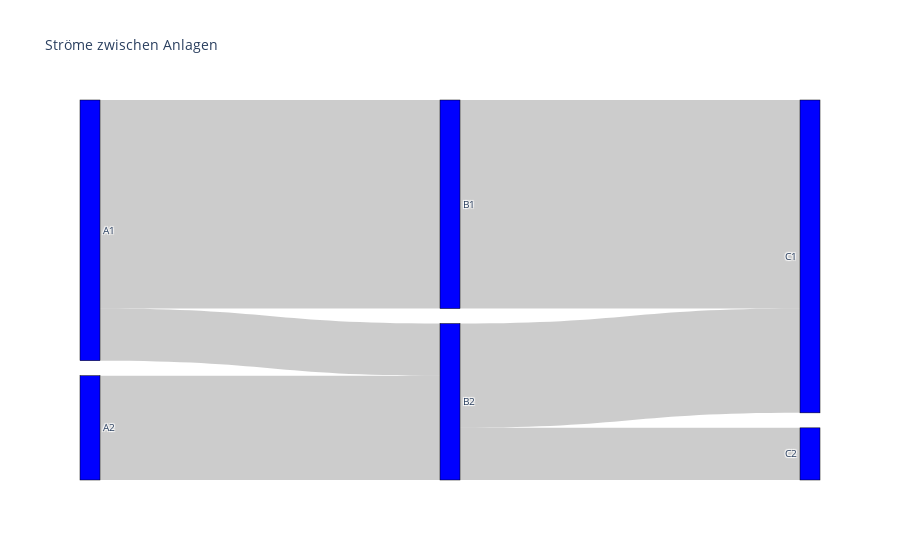

The cell this chart's notebook holds for it:
### Markdown cell above
## Prüfen ob totaler Input- Output-Mengen immer angegeben werden falls es einen Input für die jeweilige Anlage gibt

### Code cell
fig = go.Figure(data=[go.Sankey(
    node = dict(
      pad = 15,
      thickness = 20,
      line = dict(color = "black", width = 0.5),
      label = ["A1", "A2", "B1", "B2", "C1", "C2"],
      color = "blue"
    ),
    link = dict(
      source = [0, 1, 0, 2, 3, 3], # indices correspond to labels, eg A1, A2, A1, B1, ...
      target = [2, 3, 3, 4, 4, 5],
      value = [8, 4, 2, 8, 4, 2]
  ))])

fig.update_layout(title_text="Ströme zwischen Anlagen", font_size=10)
fig.show()

### Figure 1 — Plotly figure (JSON) as saved in the notebook; plotly's stock layout.template omitted (floating-point values rounded to 4 significant figures)
{"data": [{"link": {"source": [0, 1, 0, 2, 3, 3], "target": [2, 3, 3, 4, 4, 5], "value": [8, 4, 2, 8, 4, 2]}, "node": {"color": "blue", "label": ["A1", "A2", "B1", "B2", "C1", "C2"], "line": {"color": "black", "width": 0.5}, "pad": 15, "thickness": 20}, "type": "sankey"}], "layout": {"font": {"size": 10}, "title": {"text": "Ströme zwischen Anlagen"}}}
